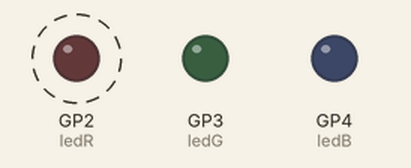
The program below on a simulated Raspberry Pi Pico running MicroPython. Parts: output pins drawn as LEDs (lit = HIGH). Dashed ring = blinking. What the program prints to the serial console is not drawn.

Above: at 0.2 s.
Timing chart, 0 to 3.0 s (numbered marks = the images above):
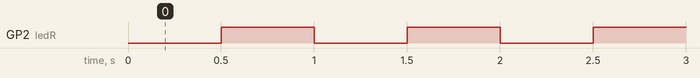

The program:

TP1_OutNum_5.py
```python
from machine import Pin, Timer
import time

def blink(led):
    led.value(not led.value())

ledR = Pin(2, Pin.OUT)
ledG = Pin(3, Pin.OUT)
ledB = Pin(4, Pin.OUT)
compteur = 0
ledR.off()
ledG.off()
ledB.off()
blinkTimer= Timer(-1)
blinkTimer.init(period=500, mode=Timer.PERIODIC, callback=lambda t:blink(ledR))

while True:
    compteur=compteur+1
    print (compteur)
    time.sleep(2)
```

Measured:
- by itself, GP2 (ledR): alternates HIGH for 0.50 s and LOW for 0.50 s
